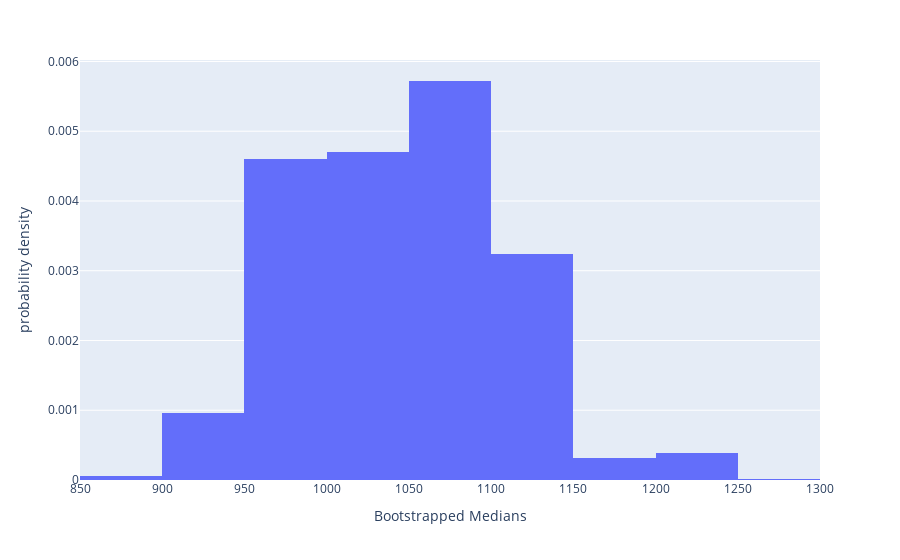

The notebook cell this image was saved under:
### Markdown cell above
### Q9: Simulate and visualize the bootstrap sampling distribution of the sample median of paid claims using 1000 bootstrap samples of the auto claims sample (i.e., the `auto_claims.csv` data).
> - Hint 1: Remember that the sample size for your 1000 bootstrap samples should match the original sample size.
> - Hint 2: There is not `.median()` method for an `np.array`, but  there is an `np.median()` function.

- You can compare your figure and response to the answer given in the ***MarkUs*** output

### Code cell
import plotly.express as px
data = pd.read_csv('auto_claims.csv')
np.random.seed(130) # Use this line to create reproducible pseudorandomness for your bootstrapping

sample_size_n = 500
number_of_bootstrapped_samples = 1000
# concatenating with a list is not very efficient because growing the list
# is a memory intensive process as opposed to preallocating the memory that will be used
boot_medians = [] # an approach using `np.array([0.0]*number_of_bootstrapped_samples)` 
                  # would be better...
for i in range(number_of_bootstrapped_samples):
    # `np.random.choice` is an alternative to utilizing `data.sample(..., replace=True)`
    boot_sample = np.random.choice(data['PAID'], sample_size_n)
    boot_medians += [np.median(boot_sample)]

fig = px.histogram(pd.DataFrame({"Bootstrapped Medians": boot_medians}), 
                   x="Bootstrapped Medians", histnorm='probability density', nbins=12)
fig.show()

### Figure 1 — Plotly figure (JSON) as saved in the notebook; plotly's stock layout.template omitted (floating-point values rounded to 4 significant figures; data arrays with more than 128 entries replaced by an {"elided": "..."} marker saying what was removed)
{"data": [{"alignmentgroup": "True", "bingroup": "x", "histnorm": "probability density", "hovertemplate": "Bootstrapped Medians=%{x}<br>probability density=%{y}<extra></extra>", "legendgroup": "", "marker": {"color": "#636efa", "pattern": {"shape": ""}}, "name": "", "nbinsx": 12, "offsetgroup": "", "orientation": "v", "showlegend": false, "type": "histogram", "x": {"elided": "1000 float values"}, "xaxis": "x", "yaxis": "y"}], "layout": {"barmode": "relative", "legend": {"tracegroupgap": 0}, "margin": {"t": 60}, "xaxis": {"anchor": "y", "domain": [0, 1], "title": {"text": "Bootstrapped Medians"}}, "yaxis": {"anchor": "x", "domain": [0, 1], "title": {"text": "probability density"}}}}
